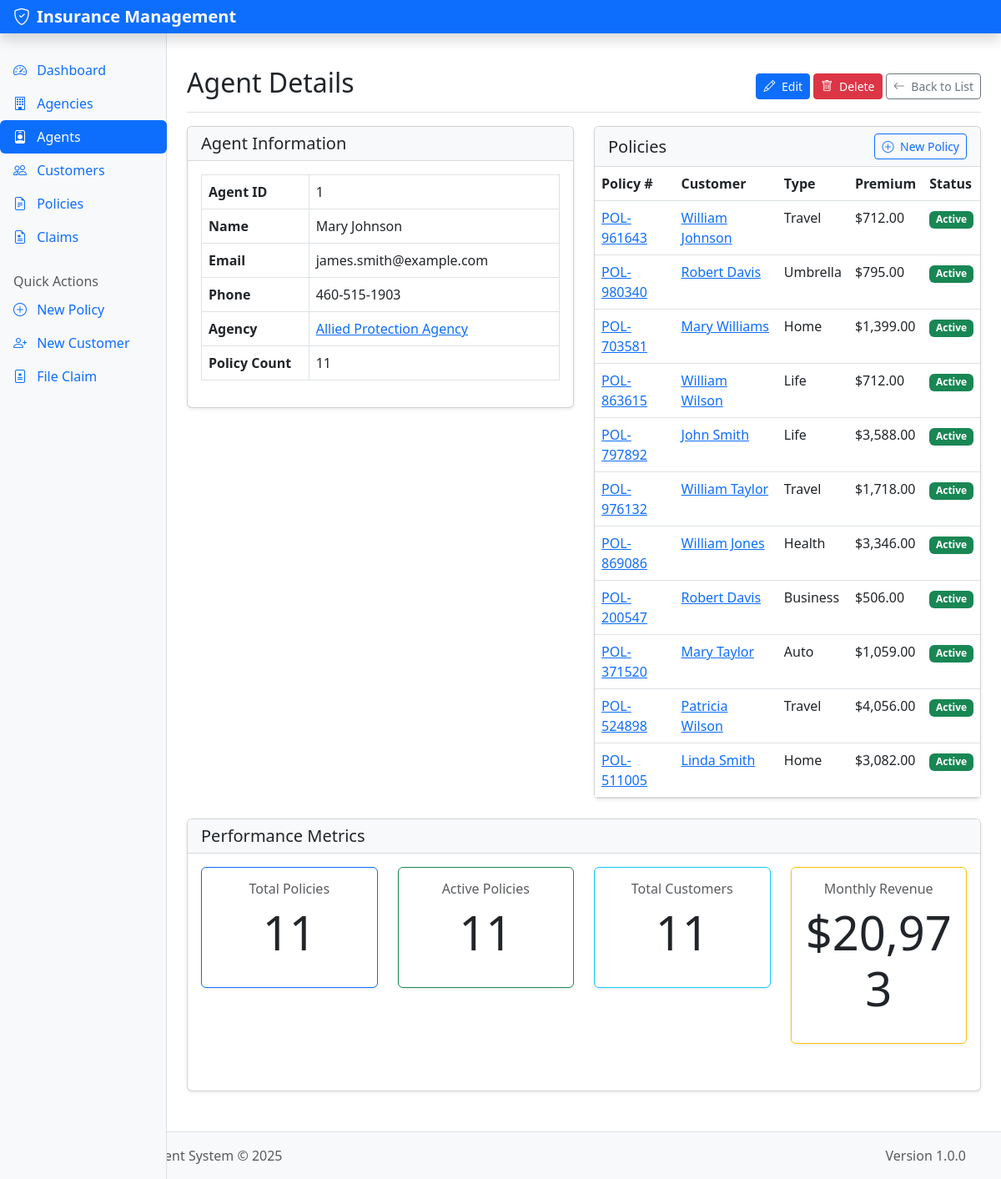
The page /agents/1 on the database its author committed.
### models/agent.py (models this page shows, shortened)
class Agent(db.Model):
    __tablename__ = 'agent'
    agent_id = db.Column(db.Integer, primary_key=True)
    agency_id = db.Column(db.Integer, db.ForeignKey('agency.agency_id'), nullable=False)
    first_name = db.Column(db.String(100), nullable=False)
    last_name = db.Column(db.String(100), nullable=False)
    email = db.Column(db.String(150))
    phone = db.Column(db.String(20))
    policies = db.relationship('Policy', backref='agent', lazy=True, cascade='all, delete-orphan')
    def full_name(self):
        return f"{self.first_name} {self.last_name}"

### models/agency.py (models this page shows, shortened)
class Agency(db.Model):
    __tablename__ = 'agency'
    agency_id = db.Column(db.Integer, primary_key=True)
    name = db.Column(db.String(100), nullable=False)
    address = db.Column(db.String(200))
    city = db.Column(db.String(100))
    state = db.Column(db.String(100))
    zip_code = db.Column(db.String(20))
    phone = db.Column(db.String(20))
    website = db.Column(db.String(200))
    agents = db.relationship('Agent', backref='agency', lazy=True, cascade='all, delete-orphan')

### models/policy.py (models this page shows, shortened)
class Policy(db.Model):
    __tablename__ = 'policy'
    policy_id = db.Column(db.Integer, primary_key=True)
    agent_id = db.Column(db.Integer, db.ForeignKey('agent.agent_id'), nullable=False)
    customer_id = db.Column(db.Integer, db.ForeignKey('customer.customer_id'), nullable=False)
    policy_number = db.Column(db.String(50), nullable=False, unique=True)
    policy_type = db.Column(db.String(100), nullable=False)
    coverage_amount = db.Column(db.DECIMAL(12, 2), default=0.00)
    premium = db.Column(db.DECIMAL(10, 2), default=0.00)
    start_date = db.Column(db.Date, nullable=False)
    end_date = db.Column(db.Date)
    policy_status = db.Column(db.String(50), default='Active')
    claims = db.relationship('Claim', backref='policy', lazy=True, cascade='all, delete-orphan')

### models/customer.py (models this page shows, shortened)
class Customer(db.Model):
    __tablename__ = 'customer'
    customer_id = db.Column(db.Integer, primary_key=True)
    first_name = db.Column(db.String(100), nullable=False)
    last_name = db.Column(db.String(100), nullable=False)
    date_of_birth = db.Column(db.Date)
    email = db.Column(db.String(150))
    phone = db.Column(db.String(20))
    address = db.Column(db.String(200))
    city = db.Column(db.String(100))
    state = db.Column(db.String(100))
    zip_code = db.Column(db.String(20))
    policies = db.relationship('Policy', backref='customer', lazy=True, cascade='all, delete-orphan')
    def full_name(self):
        return f"{self.first_name} {self.last_name}"

### routes/agent_routes.py (the view)
@agent_bp.route('/<int:agent_id>', methods=['GET'])
def view(agent_id):
    agent = Agent.query.get_or_404(agent_id)
    return render_template('agent/view.html', agent=agent)

### app.py (called while the page is built)
@app.context_processor
def inject_now():
    return {'now': datetime.utcnow()}

### templates/agent/view.html (shortened to what this page needs)
{% extends 'layout/base.html' %}
{% block content %}
<div class="d-flex justify-content-between flex-wrap flex-md-nowrap align-items-center pt-3 pb-2 mb-3 border-bottom">
    <h1 class="h2">Agent Details</h1>
    <div>
        <a href="{{ url_for('agent.edit_form', agent_id=agent.agent_id) }}" class="btn btn-sm btn-primary">
            <i class="bi bi-pencil me-1"></i> Edit
        </a>
        <button type="button" class="btn btn-sm btn-danger" data-bs-toggle="modal" data-bs-target="#deleteAgentModal">
            <i class="bi bi-trash me-1"></i> Delete
        </button>
        <a href="{{ url_for('agent.index') }}" class="btn btn-sm btn-outline-secondary">
            <i class="bi bi-arrow-left me-1"></i> Back to List
        </a>
    </div>
</div>
<div class="row">
    <div class="col-md-6">
        <div class="card mb-4">
            <div class="card-header">
                <h5 class="mb-0">Agent Information</h5>
            </div>
            <div class="card-body">
                <table class="table table-bordered">
                    <tr>
                        <th style="width: 30%">Agent ID</th>
                        <td>{{ agent.agent_id }}</td>
                    </tr>
                    <tr>
                        <th>Name</th>
                        <td>{{ agent.full_name() }}</td>
                    </tr>
                    <tr>
                        <th>Email</th>
                        <td>{{ agent.email or '-' }}</td>
                    </tr>
                    <tr>
                        <th>Phone</th>
                        <td>{{ agent.phone or '-' }}</td>
                    </tr>
                    <tr>
                        <th>Agency</th>
                        <td>
                            <a href="{{ url_for('agency.view', agency_id=agent.agency_id) }}">
                                {{ agent.agency.name }}
                            </a>
                        </td>
                    </tr>
                    <tr>
                        <th>Policy Count</th>
                        <td>{{ agent.policies|length }}</td>
                    </tr>
                </table>
            </div>
        </div>
    </div>
    <div class="col-md-6">
        <div class="card mb-4">
            <div class="card-header d-flex justify-content-between align-items-center">
                <h5 class="mb-0">Policies</h5>
                <a href="{{ url_for('policy.create_form') }}" class="btn btn-sm btn-outline-primary">
                    <i class="bi bi-plus-circle me-1"></i> New Policy
                </a>
            </div>
            <div class="card-body p-0">
                <table class="table table-hover mb-0">
                    <thead>
                        <tr>
                            <th>Policy #</th>
                            <th>Customer</th>
                            <th>Type</th>
                            <th>Premium</th>
                            <th>Status</th>
                        </tr>
                    </thead>
                    <tbody>
                        {% if agent.policies %}
                            {% for policy in agent.policies %}
                                <tr>
                                    <td>
                                        <a href="{{ url_for('policy.view', policy_id=policy.policy_id) }}">
                                            {{ policy.policy_number }}
                                        </a>
                                    </td>
                                    <td>
                                        <a href="{{ url_for('customer.view', customer_id=policy.customer_id) }}">
                                            {{ policy.customer.full_name() }}
                                        </a>
                                    </td>
                                    <td>{{ policy.policy_type }}</td>
                                    <td>${{ "{:,.2f}".format(policy.premium) }}</td>
                                    <td>
                                        <span class="badge {% if policy.policy_status == 'Active' %}bg-success
                                                        {% elif policy.policy_status == 'Pending' %}bg-warning
                                                        {% elif policy.policy_status == 'Cancelled' %}bg-danger
                                                        {% else %}bg-secondary{% endif %}">
                                            {{ policy.policy_status }}
                                        </span>
                                    </td>
                                </tr>
                            {% endfor %}
                        {% else %}
                            <tr>
                                <td colspan="5" class="text-center py-3">No policies found for this agent</td>
                            </tr>
                        {% endif %}
                    </tbody>
                </table>
            </div>
        </div>
    </div>
</div>
<div class="row">
    <div class="col-md-12">
        <div class="card mb-4">
            <div class="card-header">
                <h5 class="mb-0">Performance Metrics</h5>
            </div>
            <div class="card-body">
                <div class="row">
                    <div class="col-md-3 mb-3">
                        <div class="card border-primary">
                            <div class="card-body text-center">
                                <h6 class="card-title text-muted">Total Policies</h6>
                                <p class="display-4">{{ agent.policies|length }}</p>
                            </div>
                        </div>
                    </div>
                    <div class="col-md-3 mb-3">
                        <div class="card border-success">
                            <div class="card-body text-center">
                                <h6 class="card-title text-muted">Active Policies</h6>
                                <p class="display-4">
                                    {% set active_count = agent.policies|selectattr('policy_status', 'equalto', 'Active')|list|length %}
                                    {{ active_count }}
                                </p>
                            </div>
                        </div>
                    </div>
                    <div class="col-md-3 mb-3">
                        <div class="card border-info">
                            <div class="card-body text-center">
                                <h6 class="card-title text-muted">Total Customers</h6>
                                <p class="display-4">
                                    {% set customer_ids = agent.policies|map(attribute='customer_id')|unique|list|length %}
                                    {{ customer_ids }}
                                </p>
                            </div>
                        </div>
                    </div>
                    <div class="col-md-3 mb-3">
                        <div class="card border-warning">
                            <div class="card-body text-center">
                                <h6 class="card-title text-muted">Monthly Revenue</h6>
                                <p class="display-4">
                                    {% set total_premium = agent.policies|sum(attribute='premium') %}
                                    ${{ "{:,.0f}".format(total_premium) }}
                                </p>
                            </div>
                        </div>
                    </div>
                </div>
            </div>
        </div>
    </div>
</div>
{% endblock %}

### static/css/style.css (style rules this page uses)
body { min-height: 100vh; display: flex; flex-direction: column; }
:root { --primary-color: #0d6efd; --secondary-color: #6c757d; --success-color: #198754; --info-color: #0dcaf0; --warning-color: #ffc107; --danger-color: #dc3545; --light-color: #f8f9fa; --dark-color: #212529; }
.card { margin-bottom: 1.5rem; box-shadow: 0 0.125rem 0.25rem rgba(0, 0, 0, 0.075); }
.card-header { background-color: var(--light-color); border-bottom: 1px solid rgba(0, 0, 0, 0.125); }

### rows shown on the page
Agent: agent_id "1", full_name "Mary Johnson", email "james.smith@example.com", phone "460-515-1903"
Agency: agency.name "Allied Protection Agency"
Policy: policy_number "POL-961643", customer.full_name "William Johnson", policy_type "Travel", premium "712.00", policy_status "Active"
Policy: policy_number "POL-980340", customer.full_name "Robert Davis", policy_type "Umbrella", premium "795.00", policy_status "Active"
Policy: policy_number "POL-703581", customer.full_name "Mary Williams", policy_type "Home", premium "1,399.00", policy_status "Active"
Policy: policy_number "POL-863615", customer.full_name "William Wilson", policy_type "Life", premium "712.00", policy_status "Active"
Policy: policy_number "POL-797892", customer.full_name "John Smith", policy_type "Life", premium "3,588.00", policy_status "Active"
Policy: policy_number "POL-976132", customer.full_name "William Taylor", policy_type "Travel", premium "1,718.00", policy_status "Active"
Policy: policy_number "POL-869086", customer.full_name "William Jones", policy_type "Health", premium "3,346.00", policy_status "Active"
Policy: policy_number "POL-200547", customer.full_name "Robert Davis", policy_type "Business", premium "506.00", policy_status "Active"
Policy: policy_number "POL-371520", customer.full_name "Mary Taylor", policy_type "Auto", premium "1,059.00", policy_status "Active"
Policy: policy_number "POL-524898", customer.full_name "Patricia Wilson", policy_type "Travel", premium "4,056.00", policy_status "Active"
Policy: policy_number "POL-511005", customer.full_name "Linda Smith", policy_type "Home", premium "3,082.00", policy_status "Active"

### other values the page prints
{{ agent.policies|length }} "11"
{{ active_count }} "11"
{{ customer_ids }} "11"
{{ "{:,.0f}".format(total_premium) }} "20,973"
